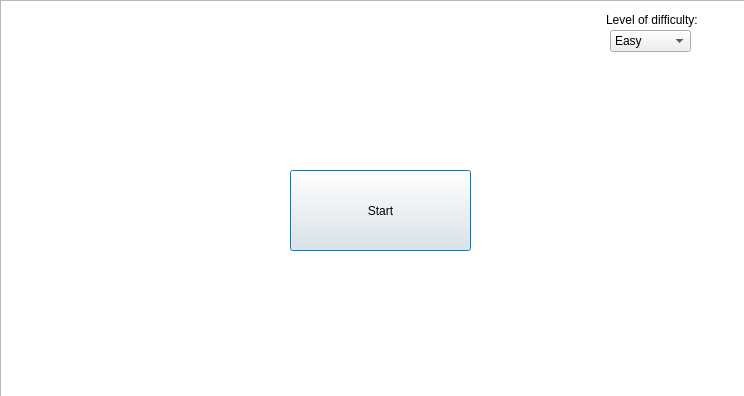
<?xml version="1.0" encoding="UTF-8"?>
<ui version="4.0">
 <class>rand_game</class>
 <widget class="QDialog" name="rand_game">
  <property name="geometry">
   <rect>
    <x>0</x>
    <y>0</y>
    <width>744</width>
    <height>396</height>
   </rect>
  </property>
  <property name="windowTitle">
   <string>rand_game</string>
  </property>
  <widget class="QGraphicsView" name="graphicsView">
   <property name="geometry">
    <rect>
     <x>0</x>
     <y>0</y>
     <width>751</width>
     <height>401</height>
    </rect>
   </property>
  </widget>
  <widget class="QLabel" name="scores_label">
   <property name="geometry">
    <rect>
     <x>680</x>
     <y>20</y>
     <width>47</width>
     <height>13</height>
    </rect>
   </property>
   <property name="text">
    <string/>
   </property>
  </widget>
  <widget class="QPushButton" name="startButton">
   <property name="geometry">
    <rect>
     <x>290</x>
     <y>170</y>
     <width>181</width>
     <height>81</height>
    </rect>
   </property>
   <property name="text">
    <string>Start</string>
   </property>
  </widget>
  <widget class="QLabel" name="timeLabel">
   <property name="geometry">
    <rect>
     <x>10</x>
     <y>0</y>
     <width>131</width>
     <height>51</height>
    </rect>
   </property>
   <property name="font">
    <font>
     <pointsize>18</pointsize>
     <weight>75</weight>
     <bold>true</bold>
    </font>
   </property>
   <property name="text">
    <string/>
   </property>
  </widget>
  <widget class="QLabel" name="scoreLabel">
   <property name="geometry">
    <rect>
     <x>296</x>
     <y>120</y>
     <width>171</width>
     <height>41</height>
    </rect>
   </property>
   <property name="font">
    <font>
     <pointsize>11</pointsize>
     <weight>50</weight>
     <italic>false</italic>
     <bold>false</bold>
     <underline>false</underline>
     <strikeout>false</strikeout>
     <stylestrategy>PreferDefault</stylestrategy>
     <kerning>true</kerning>
    </font>
   </property>
   <property name="text">
    <string/>
   </property>
  </widget>
  <widget class="QComboBox" name="diffBox">
   <property name="geometry">
    <rect>
     <x>610</x>
     <y>30</y>
     <width>81</width>
     <height>22</height>
    </rect>
   </property>
   <item>
    <property name="text">
     <string>Easy</string>
    </property>
   </item>
   <item>
    <property name="text">
     <string>Normal</string>
    </property>
   </item>
   <item>
    <property name="text">
     <string>Hard</string>
    </property>
   </item>
   <item>
    <property name="text">
     <string>Nightmare</string>
    </property>
   </item>
  </widget>
  <widget class="QLabel" name="diffLabel">
   <property name="geometry">
    <rect>
     <x>606</x>
     <y>10</y>
     <width>101</width>
     <height>20</height>
    </rect>
   </property>
   <property name="text">
    <string>Level of difficulty:</string>
   </property>
  </widget>
  <widget class="QLabel" name="missLabel">
   <property name="geometry">
    <rect>
     <x>390</x>
     <y>120</y>
     <width>121</width>
     <height>41</height>
    </rect>
   </property>
   <property name="font">
    <font>
     <pointsize>11</pointsize>
    </font>
   </property>
   <property name="text">
    <string/>
   </property>
  </widget>
 </widget>
 <layoutdefault spacing="6" margin="11"/>
 <resources/>
 <connections/>
</ui>
